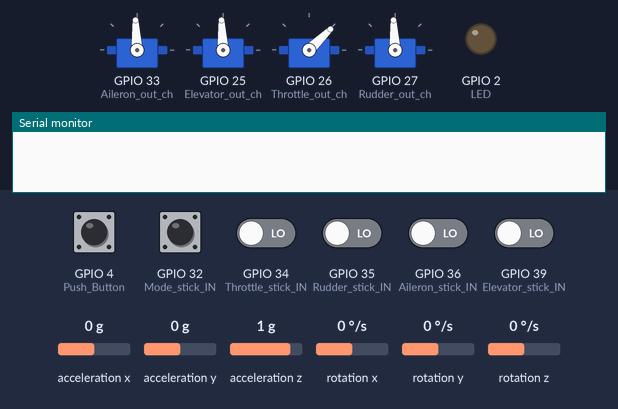
Bench run of a program on a simulated ESP32. Shown: 4 × servo, output pins drawn as LEDs (lit = HIGH), the last lines printed to the serial monitor. Wiring (inferred from the names in the program): MPU-6050 motion sensor at I2C address 0x68. Inputs (shaded band) come from the test bench; at power-on: GPIO 4 (Push_Button) HIGH, GPIO 32 (Mode_stick_IN), GPIO 34 (Throttle_stick_IN), GPIO 35 (Rudder_stick_IN), GPIO 36 (Aileron_stick_IN), GPIO 39 (Elevator_stick_IN) LOW, acceleration x 0 g, acceleration y 0 g, acceleration z 1 g, rotation x 0 °/s, rotation y 0 °/s, rotation z 0 °/s. EEPROM starts erased.

Above: at 1.2 s.
1.3 s: GPIO 32 (Mode_stick_IN) pulled HIGH for 0.15 s
At 2.6 s:
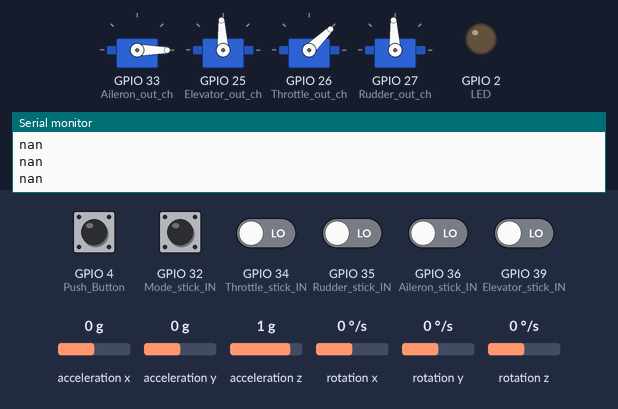
2.9 s: GPIO 4 (Push_Button) pulled LOW for 0.15 s
At 3.2 s:
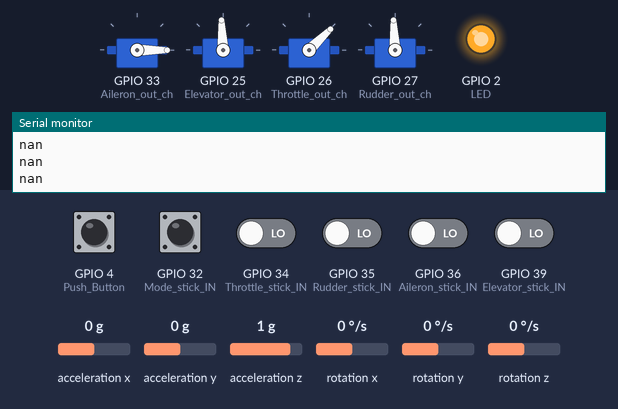
Timing chart, 0 to 15.3 s (numbered marks = the images above; inputs shaded):
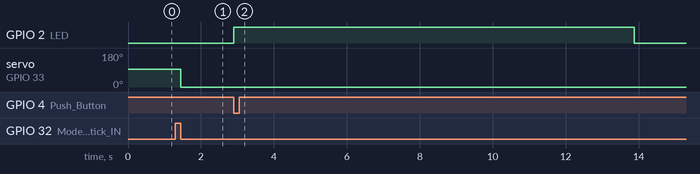

The program:

main.cpp
```cpp
// Flight controller
#include <Arduino.h>
#include <ESP32Servo.h>
#include <Wire.h>
#include <IMU.h>
#define Aileron_stick_IN 36  // Aileron stick input
#define Elevator_stick_IN 39 // Elevator stick input
#define Throttle_stick_IN 34 // Throttle stick input
#define Rudder_stick_IN 35   // Rudder stick input
#define Mode_stick_IN 32     // Mode switch input


#define Aileron_out_ch 33  //
#define Elevator_out_ch 25 //
#define Throttle_out_ch 26 //
#define Rudder_out_ch 27   //

#define Manual_Mode 0
#define FBWA_Mode 1
#define FBWB_Mode 2
#define Max_del_a 20
// #define Max_elevator_delfection 20
// #define Max_rudder_delfection 20
#define Max_Roll_Angle 30
#define Max_Pitch_Angle 30
#define D2R 0.0174532925
#define R2D 57.2957795131

//Gains
#define k_roll_tconst 2.5
#define k_roll_ff 0.01
#define k_roll_kp 0.09
#define k_roll_ki 0.001
#define roll_ki_max 0.34
#define k_pitch_tconst  0.5
#define k_pitch_ff 0.1
#define k_pitch_kp 0.1
#define k_pitch_ki 0.1
#define pitch_ki_max 0.34

Servo Aileron_servo;
Servo Elevator_servo;
Servo Throttle_servo;
Servo Rudder_servo;


float Roll = 0.0, Roll_rate = 0.0;
float Pitch, Pitch_rate;
float Aileron_norm;
float Elevator_norm;
float Throttle_norm;
float Rudder_norm;
int   Flight_mode;
float Aileron_PWM = 0;
float Elevator_PWM = 0;
float Throttle_PWM = 0;
float Rudder_PWM =0 ;

// put function declarations here:
// int myFunction(int, int);

void Aileron_rise();
void Aileron_fall();
void Elevator_rise();
void Elevator_fall();
void Throttle_rise();
void Throttle_fall();
void Rudder_rise();
void Rudder_fall();
void mode_rise();
void mode_fall();
void setup()
{
  // put your setup code here, to run once:
  Serial.begin(9600);
  EEPROM.begin(EEPROM_Size);
  pinMode(LED, OUTPUT);
  pinMode(Push_Button, INPUT);
  pinMode(Push_Button, INPUT_PULLUP);
  Wire.begin();
  configure_MPU();
  // calibrate_MPU(2000);// need to develop interrupt based calibration
  Previous_Time = millis() / 1000.0;
  pinMode(Aileron_stick_IN, INPUT);
  pinMode(Elevator_stick_IN, INPUT);
  pinMode(Throttle_stick_IN, INPUT);
  pinMode(Rudder_stick_IN, INPUT);
  pinMode(Mode_stick_IN, INPUT);
  attachInterrupt(Aileron_stick_IN, Aileron_rise, RISING);
  attachInterrupt(Elevator_stick_IN, Elevator_rise, RISING);
  attachInterrupt(Throttle_stick_IN, Throttle_rise, RISING);
  attachInterrupt(Rudder_stick_IN, Rudder_rise, RISING);
  attachInterrupt(Mode_stick_IN, mode_rise, RISING);


  Aileron_servo.attach(Aileron_out_ch);
  Elevator_servo.attach(Elevator_out_ch);
  Throttle_servo.attach(Throttle_out_ch);
  Rudder_servo.attach(Rudder_out_ch);

  // int result = myFunction(2, 3);
}
volatile int Aileron_PWM_start = 0;
volatile int Aileron_PWM_end = 0;
volatile int Elevator_PWM_start = 0;
volatile int Elevator_PWM_end = 0;
volatile int Throttle_PWM_start = 0;
volatile int Throttle_PWM_end = 0;
volatile int Rudder_PWM_start = 0;
volatile int Rudder_PWM_end = 0;
volatile int Mode_PWM_start = 0;
volatile int Mode_PWM_end = 0;
void Aileron_rise()
{
  Aileron_PWM_start = micros();
  attachInterrupt(Aileron_stick_IN, Aileron_fall, FALLING);
}
void Aileron_fall()
{
  Aileron_PWM_end = micros();
  attachInterrupt(Aileron_stick_IN, Aileron_rise, RISING);
}
void Elevator_rise()
{
  Elevator_PWM_start = micros();
  attachInterrupt(Elevator_stick_IN, Elevator_fall, FALLING);
}
void Elevator_fall()
{
  Elevator_PWM_end = micros();
  attachInterrupt(Elevator_stick_IN, Elevator_rise, RISING);
}
void Throttle_rise()
{
  Throttle_PWM_start = micros();
  attachInterrupt(Throttle_stick_IN, Throttle_fall, FALLING);
}
void Throttle_fall()
{
  Throttle_PWM_end = micros();
  attachInterrupt(Throttle_stick_IN, Throttle_rise, RISING);
}
void Rudder_rise()
{
  Rudder_PWM_start = micros();
  attachInterrupt(Rudder_stick_IN, Rudder_fall, FALLING);
}

void Rudder_fall()
{
  Rudder_PWM_end = micros();
  attachInterrupt(Rudder_stick_IN, Rudder_rise, RISING);
}
void mode_rise()
{
  Mode_PWM_start = micros();
  attachInterrupt(Mode_stick_IN, mode_fall, FALLING);
}
void mode_fall()
{
  Mode_PWM_end = micros();
  attachInterrupt(Mode_stick_IN, mode_rise, RISING);
}

void read_PWM()
{
  int Aileron_raw = Aileron_PWM_end - Aileron_PWM_start;
  int Elevator_raw = Elevator_PWM_end - Elevator_PWM_start;
  int Throttle_raw = Throttle_PWM_end - Throttle_PWM_start;
  int Rudder_raw = Rudder_PWM_end - Rudder_PWM_start;
  int Mode_raw = Mode_PWM_end - Mode_PWM_start;
  // Serial.println(Aileron_raw);
  // Serial.println(Elevator_raw);
  // Serial.println(Throttle_raw);
  // Serial.println(Rudder_raw);
  // Serial.println(Mode_raw);
  //float Aileron_raw = pulseIn(Aileron_stick_IN, HIGH);
  // float Elevator_raw = pulseIn(Elevator_stick_IN, HIGH);
  // float Throttle_raw = pulseIn(Throttle_stick_IN, HIGH);
  // float Rudder_raw = pulseIn(Rudder_stick_IN, HIGH);
 //  float Mode_raw = pulseIn(Mode_stick_IN, HIGH);
  // Serial.println("raw values");
  // Serial.println(Aileron_raw);
  // Serial.println(Elevator_raw);
  // Serial.println(Throttle_raw);
  // Serial.println(Rudder_raw);
  // Serial.println(Mode_raw);
  // Serial.println("-----------");
  // Read flight mode

  if (Mode_raw < 1100)
  {
    Flight_mode = Manual_Mode;
  }

  if ((Mode_raw >= 1200) && (Mode_raw < 1700))
  {
    Flight_mode = FBWA_Mode;
  }
  if (Mode_raw >= 1700)
  {
    Flight_mode = FBWA_Mode;
  }

  // Normalise aileron stick input

  float Aileron_norm_trim = 1490;
  float Aileron_norm_min = 994;
  float Aileron_norm_max = 2000;

  if (Aileron_raw <= (Aileron_norm_trim - 10))

  {
    Aileron_norm = (((0 + 1) / ((Aileron_norm_trim - 10) - Aileron_norm_min)) * (Aileron_raw - Aileron_norm_min)) - 1;
  }

  if (((Aileron_raw > (Aileron_norm_trim - 10)) && (Aileron_raw < (Aileron_norm_trim + 10))) || Aileron_raw == 0)

  {
    Aileron_norm = 0;
  }

  if (Aileron_raw >= (Aileron_norm_trim + 10))
  {
    Aileron_norm = ((1 - 0) / (Aileron_norm_max - (Aileron_norm_trim + 10))) * (Aileron_raw - (Aileron_norm_trim + 10));
  }

  // Normalise Elevator stick input
  float Elevator_norm_trim = 1490;
  float Elevator_norm_min = 994;
  float Elevator_norm_max = 2000;
  if (Elevator_raw <= (Elevator_norm_trim - 10))
  {
    Elevator_norm = (((0 + 1) / ((Elevator_norm_trim - 10) - Elevator_norm_min)) * (Elevator_raw - Elevator_norm_min)) - 1;
  }
  if (((Elevator_raw > (Elevator_norm_trim - 10)) && (Elevator_raw < (Elevator_norm_trim + 10))) || Elevator_raw == 0)
  {
    Elevator_norm = 0;
  }

  if (Elevator_raw >= (Elevator_norm_trim + 10))
  {

    Elevator_norm = ((1 - 0) / (Elevator_norm_max - (Elevator_norm_trim + 10))) * (Elevator_raw - (Elevator_norm_trim + 10));
  }
  // Normalise Throttle stick input

  float Throttle_norm_trim = 1030;
  float Throttle_norm_max = 2000;
  if (Throttle_raw < (Throttle_norm_trim + 10))
  {

    Throttle_norm = 0;
  }
  if (Throttle_raw >= (Throttle_norm_trim + 10))
  {
    Throttle_norm = ((1 - 0) / (Throttle_norm_max - (Throttle_norm_trim + 10))) * (Throttle_raw - (Throttle_norm_trim + 10));
  }

  // Normalise Rudder stick input
  float Rudder_norm_trim = 1490;
  float Rudder_norm_min = 994;
  float Rudder_norm_max = 2000;
  if (Rudder_raw <= (Rudder_norm_trim - 10))
  {
    Rudder_norm = (((0 + 1) / ((Rudder_norm_trim - 10) - Rudder_norm_min)) * (Rudder_raw - Rudder_norm_min)) - 1;
  }
  if (((Rudder_raw > (Rudder_norm_trim - 10)) && (Rudder_raw < (Rudder_norm_trim + 10))) || Rudder_raw == 0)
  {

    Rudder_norm = 0;
  }
  if (Rudder_raw >= (Rudder_norm_trim + 10))
  {

    Rudder_norm = ((1 - 0) / (Rudder_norm_max - (Rudder_norm_trim + 10))) * (Rudder_raw - (Rudder_norm_trim + 10));
  }


}
float bound(float value , float min, float max)
{
  if (value <= min)
  {
    return min;
  }
  else if (value >= max)
  {
    return max;
  }
  else
  {
    return value;
  }
}
 float roll_i_sum = 0;
 float roll_i_out = 0;
float PID(float error)
{

  if(abs(roll_i_sum) < roll_ki_max)
  {
    roll_i_sum = roll_i_sum + error * DT;
    roll_i_sum = bound(roll_i_sum, -roll_ki_max, roll_ki_max);
  }
  else
  {
    roll_i_sum = roll_i_sum;
  }
  float PID_out = error * k_roll_kp + roll_i_sum * k_roll_ki;
  return PID_out;
}
float Roll_innerLoop(float Roll_Angle_cmd)
{
  Estimate_Roll(&Roll, &Roll_rate);
  Serial.println(Roll);
  float Angle_err = (Roll_Angle_cmd * D2R) - (Roll * D2R);
  float Roll_rate_cmd = k_roll_tconst * Angle_err;
  float rate_err = Roll_rate_cmd - (Roll_rate * D2R);
  float Roll_ff_out = rate_err * k_roll_ff;
  float roll_pid_out = PID(rate_err) + Roll_ff_out;
  float del_a = bound(roll_pid_out, -(Max_del_a*D2R), (Max_del_a*D2R));

  return del_a;
}
float fmap(float value, float min, float max)
{
  return ((value - min) * 2.0 / (max - min)) - 1.0;
}
void control_outputs()
{
  if (Flight_mode == Manual_Mode)
  {
     Aileron_PWM = 500 * (Aileron_norm + 1) + 1000;
     Elevator_PWM = 500 * (Elevator_norm + 1) + 1000;
     Throttle_PWM = 1000 * (Throttle_norm) + 1000;
     Rudder_PWM = 500 * (Rudder_norm + 1) + 1000;

    // Serial.println("Servo PWMs");
    // Serial.println(Aileron_PWM);
    // Serial.println(Elevator_PWM);
    // Serial.println(Throttle_PWM);
    // Serial.println(Rudder_PWM);
    // Serial.println("-----------");
    Aileron_servo.writeMicroseconds(Aileron_PWM);
    Elevator_servo.writeMicroseconds(Elevator_PWM);
    Throttle_servo.writeMicroseconds(Throttle_PWM);
    Rudder_servo.writeMicroseconds(Rudder_PWM);
  }

  if(Flight_mode == FBWA_Mode)
  {
    float Roll_angle_cmd = Aileron_norm * Max_Roll_Angle;
    float del_a =  Roll_innerLoop(Roll_angle_cmd);
    float del_a_norm = fmap(del_a, -Max_del_a*D2R, Max_del_a*D2R);
    //Serial.println(del_a_norm);
     Aileron_PWM = 500 * (del_a_norm + 1) + 1000;
     //Serial.println(del_a);
     Aileron_servo.writeMicroseconds(Aileron_PWM);
  }
}

void loop()
{

  Current_Time = millis() / 1000.0;
  DT = Current_Time - Previous_Time;
  Previous_Time = Current_Time;
  //i2c_scanner();
   if (digitalRead(Push_Button) == LOW)
  {
    calibrate_MPU(3000);
  }
  read_PWM();
  control_outputs();
  // Serial.println("Normalised values");
  // Serial.println(Aileron_norm);
  // Serial.println(Elevator_norm);
  // Serial.println(Throttle_norm);
  // Serial.println(Rudder_norm);
  // Serial.println("-----------");
  // Estimate_Roll(&Roll, &Roll_rate);
  // Serial.println(Roll);
  // Estimate_Pitch(&Pitch, &Pitch_rate);
  // Serial.print(":");
  // Serial.println(Pitch);
  delay(5);
  //  put your main code here, to run repeatedly:
}

// put function definitions here:
// int myFunction(int x, int y) {
//   return x + y;
// }
```

IMU.h
```cpp
#ifndef IMU_H
#define IMU_H

#include <Arduino.h>
#include <Wire.h>
#include <math.h>
#include <EEPROM.h>
#define EEPROM_Size 24 // 6 float values
#define MPU_ADDR 0x68
#define Accel_Sensitivity 9.8 / 4096.0 // 8g
#define Gyro_Sensitivity 131.0         // 250 deg/s
#define LED 2                          // LED pin
#define Push_Button 4                  // Push Button pin
extern float DT, Current_Time, Previous_Time;
extern float Accel_Roll, Accel_Pitch, Gyro_Roll, Gyro_Pitch;
extern float state_estimated_Roll[2][2];
extern float state_estimated_Pitch[2][2];
extern float  init_process_covar[2][2];
struct MPU6050
{
  float GX = 0;
  float GY = 0;
  float GZ = 0;
  float AX = 0;
  float AY = 0;
  float AZ = 0;
  float calib_GX = 0;
  float calib_GY = 0;
  float calib_GZ = 0;
  float calib_AX = 0;
  float calib_AY = 0;
  float calib_AZ = 0;
};
extern MPU6050 mpu_data;
void i2c_scanner();
void MPU_data();
void configure_MPU();
void calibrate_MPU(int sample_size);
void Matrix_mul(float m1[2][2], float m2[2][2], float res[2][2]);
void Matrix_transpose(float mat[2][2], float res[2][2]);
void Matrix_copy(float m1[2][2], float m2[2][2]);
void predict_state(float attitude, float rate, float state_predicted[2][2]);
void Matrix_add(float m1[2][2], float m2[2][2], float res[2][2]);
void Matrix_sub(float m1[2][2], float m2[2][2], float res[2][2]);
void Estimate_Roll(float *Roll, float *Roll_rate);
void Estimate_Pitch(float *Pitch, float *Pitch_rate);


#endif
```

Source omitted: IMU.cpp (10822 bytes)

Measured:
- after the input at 1.3 s, servo on GPIO 33 (Aileron_out_ch): 93° → 0° after 0.15 s
- after the input at 2.9 s, GPIO 2 (LED): LOW → HIGH at once, → LOW 11.0 s later
